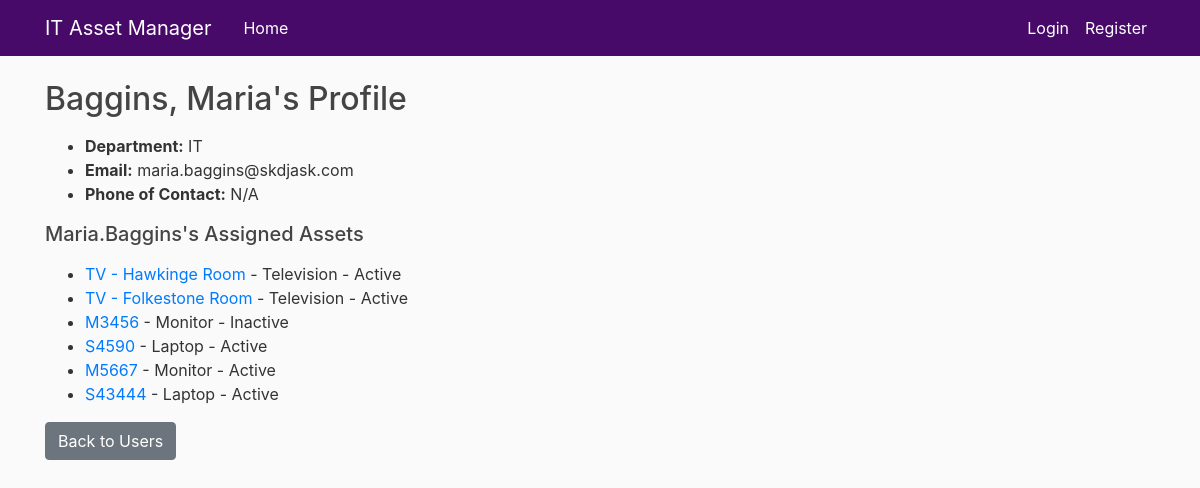
/assets/users/Maria.Baggins/assets/ (signed in), run on the app's committed database.
### itassets/models.py (models this page shows, shortened)
class InventoryUser(models.Model):
    username = models.CharField(max_length=45, primary_key=True)
    fullname = models.CharField(max_length=100, null=True)
    department = models.CharField(max_length=100)
    email = models.EmailField(unique=True, blank=True)
    phone = models.CharField(max_length=20, blank=True, null=True)

class Asset(models.Model):
    asset_id = models.AutoField(primary_key=True)
    asset_name = models.CharField(max_length=50)
    asset_type = models.CharField(max_length=100)
    purchase_date = models.DateField()
    assigned_to = models.ForeignKey('InventoryUser', on_delete=models.SET_NULL, null=True)
    status = models.CharField(max_length=50)

### itassets/views.py (the view)
# urls.py: path("users/<str:username>/assets/", user_assets, name="user_assets"),
@login_required
def user_assets(request, username):
    user = get_object_or_404(InventoryUser, username=username)
    assets = Asset.objects.filter(assigned_to=user)
    return render(request, "itassets/user_assets.html", {
        "user": user,
        "assets": assets,
        "department": user.department,
        "email": user.email,
        "phone": user.phone,
    })

### itassets/templates/itassets/user_assets.html (shortened to what this page needs)
{% extends "base.html" %}
{% block content %}
<h2>{{ user.fullname }}'s Profile</h2>
<ul>
    <li><strong>Department:</strong> {{ user.department}}</li>
    <li><strong>Email:</strong> {{ user.email}}</li>
    <li><strong>Phone of Contact:</strong> {{ user.phone}}</li>
</ul>
<h5>{{user.username }}'s Assigned Assets</h5>
{% if assets %}
<ul>
    {% for asset in assets %}
    <li><a href="{% url 'asset_detail' asset.pk %}"> {{ asset.asset_name }}<a/> - {{ asset.asset_type}} - {{asset.status}}</li>
    {% endfor %}
</ul>
{% else %}
<p>No Assets assigned to this user.</p>
{% endif %}
<a href="{% url 'user_list' %}" class="btn btn-secondary">Back to Users</a>
{% endblock %}

### ITAssetManager/static/css/styles.css (style rules this page uses)
body { background-color: #fafafa !important; color: #333333 !important; margin-top: 5rem !important; }
h1, h2, h3, h4, h5, h6 { color: rgb(68,68, 68) !important; }
ul { margin: 0; }

### data on the page
InventoryUser: fullname "Baggins, Maria", department "IT", email "maria.baggins@skdjask.com", phone "N/A", username "Maria.Baggins"
Asset: asset_name "TV - Hawkinge Room", asset_type "Television", status "Active"
Asset: asset_name "TV - Folkestone Room", asset_type "Television", status "Active"
Asset: asset_name "M3456", asset_type "Monitor", status "Inactive"
Asset: asset_name "S4590", asset_type "Laptop", status "Active"
Asset: asset_name "M5667", asset_type "Monitor", status "Active"
Asset: asset_name "S43444", asset_type "Laptop", status "Active"
